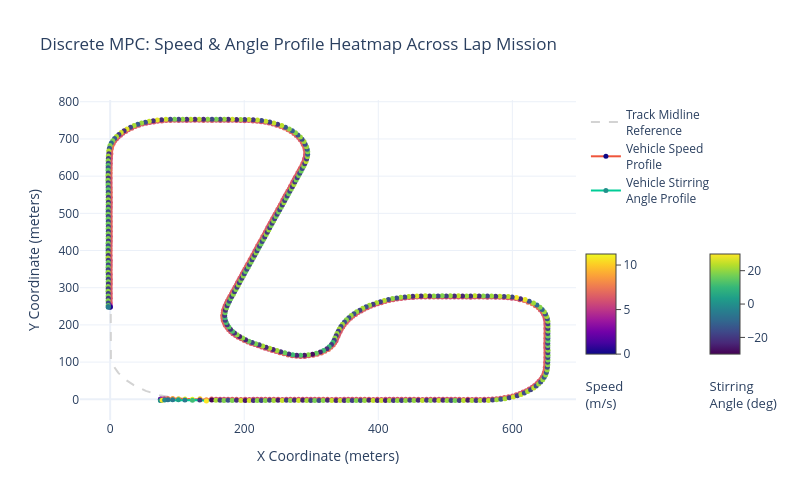

The code cell stored with this chart in its notebook:
### Code cell
ySeries=[v_ref_history, v_history, acc_history, delta_history][:]
xSeries=[t_history for i in range(len(ySeries))][:]
names = ['Reference Speed (m/s)', 'Current Speed (m/s)',
        'Acceleration (m/s²)', 'Stirring Angle (deg)',][:]
data = [x_mid, y_mid, x_history,y_history, t_history, delta_history, psi_history, v_history]

#PlotSeriesPLY(xSeries,ySeries,names,title=f'Parameters Over Time|RMSE: {score}')
#PlotSeriesDifScalesPLY(xSeries,ySeries,names,title=f'Parameters Over Time|RMSE: {score}')
PlotMPCTracksPLY(data,width=800,height=500)

### Figure 1 — Plotly figure (JSON) as saved in the notebook; plotly's stock layout.template omitted (floating-point values rounded to 4 significant figures; data arrays with more than 128 entries replaced by an {"elided": "..."} marker saying what was removed)
{"data": [{"line": {"color": "lightgray", "dash": "dash", "width": 2}, "mode": "lines", "name": "Track Midline<br>Reference", "type": "scatter", "x": {"elided": "2000 float values"}, "y": {"elided": "2000 float values"}}, {"hoverinfo": "text+x+y", "marker": {"cmax": 11.24, "cmin": 0, "color": {"elided": "419 float values"}, "colorbar": {"len": 0.5, "ticks": "outside", "title": {"font": {"size": 13}, "side": "bottom", "text": "Speed<br>(m/s)"}, "x": 1, "y": 0.3, "yanchor": "middle"}, "colorscale": [[0, "#0d0887"], [0.1111, "#46039f"], [0.2222, "#7201a8"], [0.3333, "#9c179e"], [0.4444, "#bd3786"], [0.5556, "#d8576b"], [0.6667, "#ed7953"], [0.7778, "#fb9f3a"], [0.8889, "#fdca26"], [1, "#f0f921"]], "showscale": true, "size": 5}, "mode": "lines+markers", "name": "Vehicle Speed<br>Profile", "text": {"elided": "419 str values"}, "type": "scatter", "x": {"elided": "419 float values"}, "y": {"elided": "419 float values"}}, {"hoverinfo": "text+x+y", "line": {"width": 2}, "marker": {"cmax": 30.0, "cmin": -30.0, "color": {"elided": "419 float values"}, "colorbar": {"len": 0.5, "ticks": "outside", "title": {"font": {"size": 13}, "side": "bottom", "text": "Stirring<br>Angle (deg)"}, "x": 1.25, "y": 0.3, "yanchor": "middle"}, "colorscale": [[0, "#440154"], [0.1111, "#482878"], [0.2222, "#3e4989"], [0.3333, "#31688e"], [0.4444, "#26828e"], [0.5556, "#1f9e89"], [0.6667, "#35b779"], [0.7778, "#6ece58"], [0.8889, "#b5de2b"], [1, "#fde725"]], "showscale": true, "size": 5}, "mode": "lines+markers", "name": "Vehicle Stirring<br>Angle Profile", "text": {"elided": "419 str values"}, "type": "scatter", "x": {"elided": "419 float values"}, "y": {"elided": "419 float values"}}], "layout": {"height": 500, "legend": {"x": 1.02, "xanchor": "left", "y": 1, "yanchor": "top"}, "showlegend": true, "title": {"text": "Discrete MPC: Speed & Angle Profile Heatmap Across Lap Mission"}, "width": 800, "xaxis": {"title": {"text": "X Coordinate (meters)"}}, "yaxis": {"title": {"text": "Y Coordinate (meters)"}}}}
